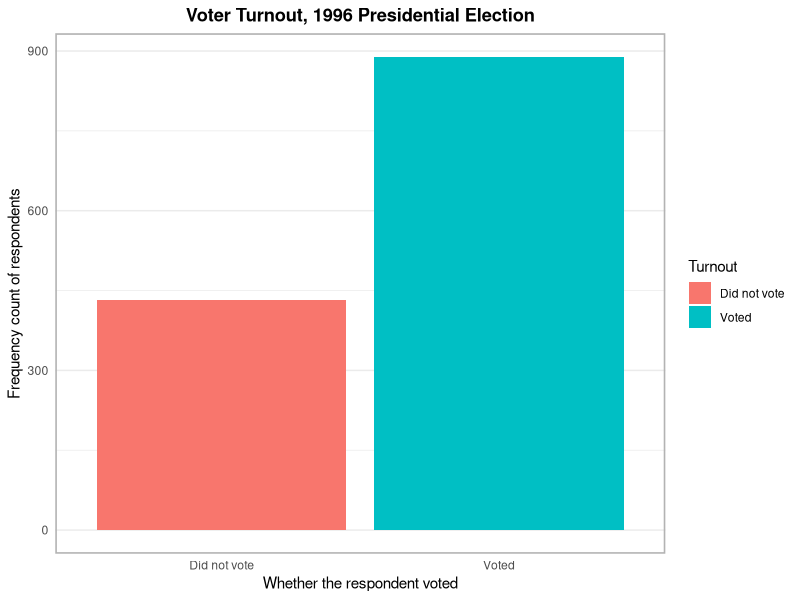
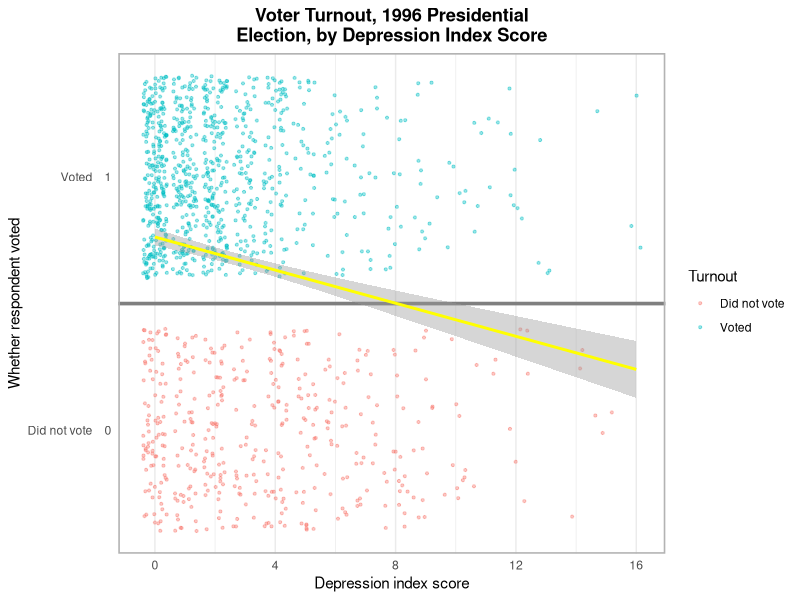
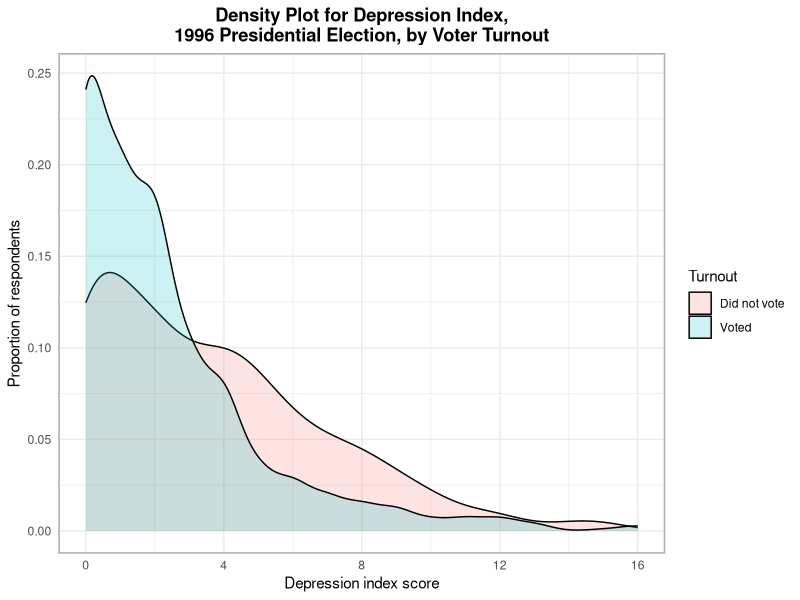
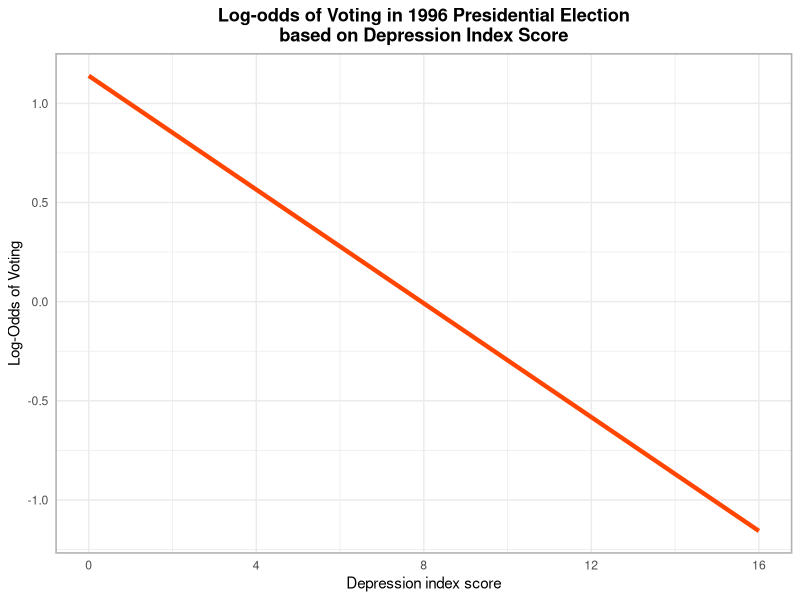
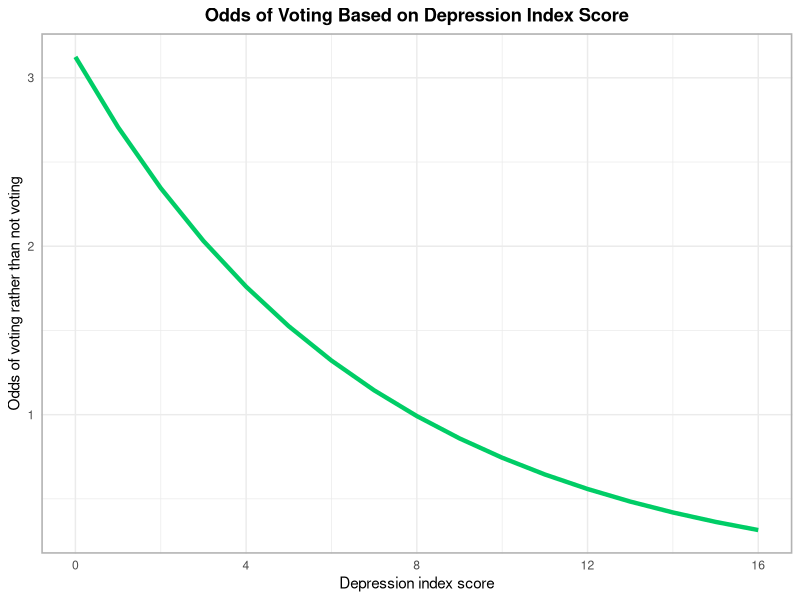
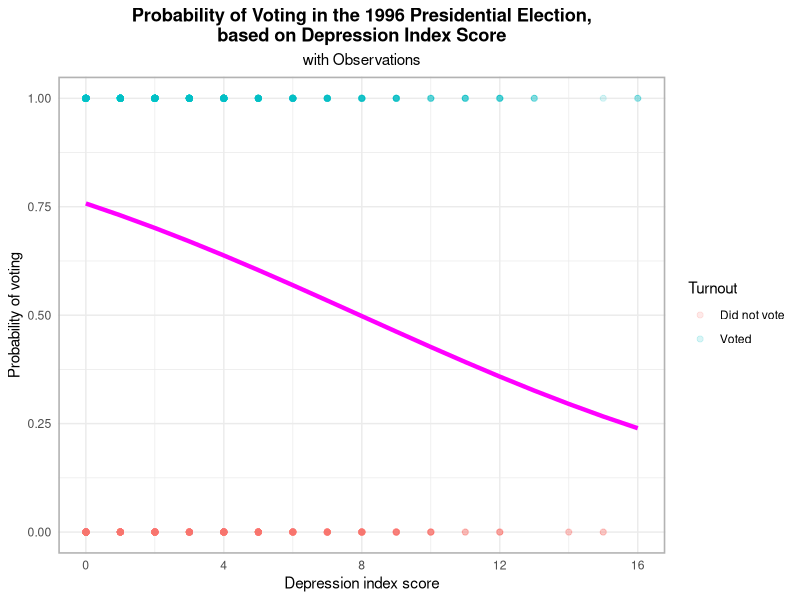

The R script that drew these images, in order: (Note: this script raises an error after producing the figures.)
## ---- chunk 1
knitr::opts_chunk$set(cache = TRUE)

library(ggplot2)
library(dplyr)
library(tidyr)
library(tidyverse)
library(modelr)
library(broom)
library(forcats)
library(caret)
library(pROC)

options(na.action = na.warn)
set.seed(1234)

theme_set(theme_minimal())

options(warn=-1)
## ---- chunk 2
df = read.csv('data/mental_health.csv')
df = df[(!is.na(df$vote96) & !is.na(df$mhealth_sum)), ]
df$Turnout = factor(df$vote96, labels = c("Did not vote", "Voted"))
## ---- chunk 3
ggplot(df, aes(x=Turnout, fill=Turnout)) + geom_bar() +
       ylab("Frequency count of respondents") +
       xlab("Whether the respondent voted") +
       ggtitle("Voter Turnout, 1996 Presidential Election") +
       theme(plot.title = element_text(hjust = 0.5, face="bold"),
       panel.grid.major.x = element_blank(), panel.grid.minor.x = element_blank(),
       panel.border = element_rect(linetype = "solid", color = "grey70", fill=NA, size=1.1)) +
       scale_y_continuous(breaks = c(0,300,600,900))
## ---- chunk 4

ggplot(df, aes(x=mhealth_sum, y=vote96)) + 
       geom_point(aes(color=Turnout), size=.75, alpha=.4, position="jitter") + 
       geom_hline(aes(yintercept=.5), size=1.25, color = "grey50") + 
       geom_smooth(method = "lm", color = "yellow") + 
       xlab("Depression index score") + ylab("Whether respondent voted") + 
       ggtitle("Voter Turnout, 1996 Presidential\nElection, by Depression Index Score") +
       theme(plot.title = element_text(hjust = 0.5, face="bold"),
       panel.grid.major.y = element_blank(), panel.grid.minor.y = element_blank(),
       panel.border = element_rect(linetype = "solid", color = "grey70", fill=NA, size=1.1)) + 
       scale_x_continuous(breaks = c(0,4,8,12,16)) +
       scale_y_continuous(breaks=0:1, labels = c("Did not vote    0","Voted    1"))
## ---- chunk 5

ggplot(df, aes(mhealth_sum, fill = Turnout)) + geom_density(alpha = 0.2) + 
       xlab("Depression index score") + ylab("Proportion of respondents") + 
       ggtitle("Density Plot for Depression Index,\n1996 Presidential Election, by Voter Turnout") +
       theme(plot.title = element_text(hjust = 0.5, face="bold"),
             panel.border = element_rect(linetype = "solid", color = "grey70", fill=NA, size=1.1)) +
       scale_x_continuous(breaks = c(0,4,8,12,16))
## ---- chunk 6

PRE = function(model){
  y = model$y
  y.hat = round(model$fitted.values)
  
  E1 = sum(y != median(y))
  E2 = sum(y != y.hat)
  
  PRE = (E1 - E2) / E1
  return(PRE)
}

logit2prob = function(x){
  exp(x) / (1 + exp(x))
}

prob2odds = function(x){
  x / (1 - x)
}

prob2logodds = function(x){
  log(prob2odds(x))
}

calcodds = function(x){
  exp(int + coeff * x)
}

oddsratio = function(x,y){
  exp(coeff * (x - y))
}

calcprob = function(x){
  exp(int + coeff * x) / (1 + exp(int + coeff * x))
}

firstdifference = function(x,y){
  calcprob(y) - calcprob(x)
}

threshold_compare = function(thresh, dataframe, model){
  pred <- dataframe %>%
          add_predictions(model) %>%
          mutate(pred = logit2prob(pred),
          pred = as.numeric(pred > thresh))
  
  cm = confusionMatrix(pred$pred, pred$vote96, dnn = c("Prediction", "Actual"), positive = '1')

  data_frame(threshold = thresh,
             sensitivity = cm$byClass[["Sensitivity"]],
             specificity = cm$byClass[["Specificity"]],
             accuracy = cm$overall[["Accuracy"]])
}
## ---- chunk 7

logit_voted_depression = glm(vote96 ~ mhealth_sum, family = binomial, data=df)
summary(logit_voted_depression)
## ---- chunk 8

int = tidy(logit_voted_depression)[1,2]
coeff = tidy(logit_voted_depression)[2,2]

voted_depression_pred = df %>%
                        add_predictions(logit_voted_depression) %>%
                        mutate(prob = logit2prob(pred)) %>%
                        mutate(odds = prob2odds(prob))

voted_depression_accuracy = df %>%
                            add_predictions(logit_voted_depression) %>%
                            mutate(pred = logit2prob(pred),
                            pred = as.numeric(pred > .5))
## ---- chunk 9

ggplot(voted_depression_pred, aes(mhealth_sum, pred)) +
       geom_line(color="orangered1", size=1.5) +
       labs(title = "Log-odds of Voting in 1996 Presidential Election\nbased on Depression Index Score",
            x = "Depression index score",
            y = "Log-Odds of Voting") + 
       theme(plot.title = element_text(hjust = 0.5, face="bold"),
             panel.border = element_rect(linetype = "solid", color = "grey70", fill=NA, size=1.1)) +
       scale_x_continuous(breaks = c(0,4,8,12,16))
## ---- chunk 10
#$$
#Odds\_of\_voting = \frac{p(depression\_index\_score)}{1 - p(depression\_index\_score)} = e^{1.13921 - (0.1434752 \times depression\_index\_score)}
#$$
## ---- chunk 11
ggplot(voted_depression_pred, aes(mhealth_sum, odds)) +
       geom_line(color = "springgreen3", size = 1.5) +
       labs(title = "Odds of Voting Based on Depression Index Score",
            x = "Depression index score",
            y = "Odds of voting rather than not voting") +
       theme(plot.title = element_text(hjust = 0.5, face="bold"),
             panel.border = element_rect(linetype = "solid", color = "grey70", fill=NA, size=1.1)) +
       scale_x_continuous(breaks = c(0,4,8,12,16))
## ---- chunk 12

ggplot(voted_depression_pred, aes(x=mhealth_sum, y=vote96)) + 
       geom_point(aes(color=Turnout), size=1.75, alpha=.15) + 
       geom_line(aes(y = prob), color = "magenta", size = 1.5) +
       labs(title = "Probability of Voting in the 1996 Presidential Election,\nbased on Depression Index Score",
            subtitle = "with Observations",
            x = "Depression index score",
            y = "Probability of voting") +
       theme(plot.title = element_text(hjust = 0.5, face="bold"),
             plot.subtitle = element_text(hjust = 0.5),
             panel.border = element_rect(linetype = "solid", color = "grey70", fill=NA, size=1.1)) +
       scale_x_continuous(breaks = c(0,4,8,12,16))
## ---- chunk 13

ar = mean(voted_depression_accuracy$vote96 == voted_depression_accuracy$pred, na.rm = TRUE)

uc = median(df$vote96)

cm.5_voted_depression <- confusionMatrix(voted_depression_accuracy$pred, voted_depression_accuracy$vote96,
                         dnn = c("Prediction", "Actual"), positive = '1')

cm.5_table = cm.5_voted_depression$table

actlpos = cm.5_table[1,2] + cm.5_table[2,2]
predposcrrct = cm.5_table[2,2]

actlneg = cm.5_table[1,1] + cm.5_table[2,1]
prednegcrrct = cm.5_table[1,1]

tpr.notes =  predposcrrct / actlpos
tnr.notes =  prednegcrrct / actlneg

tpr.cm.5 = sum(cm.5_voted_depression$byClass[1])
tnr.cm.5 = sum(cm.5_voted_depression$byClass[2])

threshold_x = seq(0, 1, by = .001) %>%
              map_df(threshold_compare, df, logit_voted_depression)

auc_x_voted_depression <- auc(df$vote96, voted_depression_pred$prob)
## ---- chunk 14

threshold_x %>% gather(measure, value, -threshold) %>%
            mutate(measure = factor(measure, labels = c("Accuracy", "Sensitivity (TPR)",
            "Specificity (TNR)"))) %>%
            ggplot(aes(threshold, value, color = measure, linetype = measure)) +
            geom_line() +
            labs(x = "Threshold", y = "Rate", color = "Measure", linetype = "Measure",
                 title =  "Accuracy, Sensitivity, & Specificity\nRates at Varying Thresholds") +
            theme(plot.title = element_text(hjust = 0.5, face="bold"),
            plot.subtitle = element_text(hjust = 0.5),
            panel.border = element_rect(linetype = "solid", color = "grey70", fill=NA, size=1.1))
## ---- chunk 15

ggplot(threshold_x, aes(1 - specificity, sensitivity)) +
       geom_line(color="darkturquoise", size=1.5) +
       geom_abline(slope = 1, linetype = 5, color = "deeppink", size=1.5) +
       labs(title =  "ROC Curve:  Voting Behavior, 1996,\nas predicted by Depression Index Score",
            x = "False Positive Rate (1 - Specificity)",
            y = "True Positive Rate (Sensitivity)") +
            theme(plot.title = element_text(hjust = 0.5, face="bold"),
            plot.subtitle = element_text(hjust = 0.5),
            panel.border = element_rect(linetype = "solid", color = "grey70", fill=NA, size=1.1))
## ---- chunk 16
#$$
#Pr(Y_i = y_i|\pi_i) = \pi_i^{y_i}(1-\pi_i)^{(1-y_i)}
#$$
## ---- chunk 17
#$$
#g(\pi_i) \equiv \eta_i = \beta_0 + \beta_1DepressionIndexScore_i + \beta_2Age_i + \beta_3Income10K_i
#$$
## ---- chunk 18
#$$
#\pi_i = \frac{e^{\eta_i}}{1 + e^{\eta_i}}
#$$
## ---- chunk 19

logit_voted_mv = glm(vote96 ~ mhealth_sum + age + inc10, family = binomial, data=df)
summary(logit_voted_mv)
## ---- chunk 20

b0_mv = tidy(logit_voted_mv)[1,2]
b1_mv = tidy(logit_voted_mv)[2,2]
b2_mv = tidy(logit_voted_mv)[3,2]
b3_mv = tidy(logit_voted_mv)[4,2]

voted_mv_pred = df[(!is.na(df$age) & !is.na(df$inc10)), ] %>%
                data_grid(mhealth_sum, age = c(25,65), inc10 = c(5,10,15)) %>%
                add_predictions(logit_voted_mv) %>%
                mutate(prob = logit2prob(pred)) %>%
                mutate(odds = prob2odds(prob)) %>%
                mutate(age = factor(age, levels = c(25, 65), labels = c("Younger", "Older")),
                       inc10 = factor(inc10, levels = c(5, 10, 15),
                                       labels = c("Low income", "Medium income", "High income")))# %>%
                #mutate(age_inc = interaction(factor(age), factor(inc10)))
  
voted_mv_accuracy <- df[(!is.na(df$age) & !is.na(df$inc10)), ] %>%
                     add_predictions(logit_voted_mv) %>%
                     mutate(pred = logit2prob(pred),
                     pred = as.numeric(pred > .5))
## ---- chunk 21

calcodds_mv = function(mhealth,age,income10K){
  exp(b0_mv + b1_mv * mhealth + b2_mv * age + b3_mv * income10K)
  }

oddsratio_mv = function(x,y,n){
  if (n == 1){
    exp(b1_mv * (x - y))
  }
  else if (n == 2){
    exp(b2_mv * (x - y))
  }
  else if (n == 3){
    exp(b3_mv * (x - y))
  }
}

calcprob_mv = function(mhealth,age,income10K){
  power = b0_mv + b1_mv * mhealth + b2_mv * age + b3_mv * income10K
  exp(power) / (1 + exp(power))
}


firstdifference_mv = function(x,y,n){
  mh_med = median(df$mhealth_sum, na.rm = TRUE)
  age_med = median(df$age, na.rm = TRUE)
  inc_med = median(df$inc10, na.rm = TRUE)
  if(n == 3){
      calcprob_mv(mh_med,age_med,y) - calcprob_mv(mh_med,age_med,x)
  }
  else if (n == 1){
      calcprob_mv(y,age_med,inc_med) - calcprob_mv(x,age_med,inc_med)
  }
  else if(n == 2)
      calcprob_mv(mh_med,y,inc_med) - calcprob_mv(mh_med,x,inc_med)
  }
## ---- chunk 22

ggplot(voted_mv_pred, aes(mhealth_sum, pred)) +
       geom_line(size=1.5, aes(linetype=age, color=inc10)) +
       labs(title = "Predicted Log-odds of Voting in 1996 Presidential Election\nbased on Depression Index Score, Age, & Income",
            x = "Depression index score",
            y = "Predicted Log-Odds of Voting") + scale_color_discrete(name="Income") + scale_linetype(name="Age")+ 
       theme(plot.title = element_text(hjust = 0.5, face="bold"),
             panel.border = element_rect(linetype = "solid", color = "grey70", fill=NA, size=1.1)) +
       scale_x_continuous(breaks = c(0,4,8,12,16))
## ---- chunk 23
ggplot(voted_mv_pred, aes(mhealth_sum, odds, color =inc10)) +
       geom_line(size = 1.5, aes(linetype=age)) +
       labs(title = "Predicted Odds of Voting in 1996 Presidential Election\nbased on Depression Index Score, Age, & Income",
            x = "Depression index score",
            y = "Predicted odds of voting rather than not voting") + scale_color_discrete(name="Income") + scale_linetype(name="Age") + 
       theme(plot.title = element_text(hjust = 0.5, face="bold"),
             panel.border = element_rect(linetype = "solid", color = "grey70", fill=NA, size=1.1)) +
       scale_x_continuous(breaks = c(0,4,8,12,16)) + scale_y_continuous(breaks = c(0,4,8,12,16, 20, 24, 28))
## ---- chunk 24

ggplot(voted_mv_pred, aes(x=mhealth_sum, y=prob, color = inc10)) + 
       geom_line(size = 1.5, aes(linetype=age)) +
       labs(title = "Probability of Voting in 1996 Presidential Election\nbased on Depression Index Score, Age, & Income",
            x = "Depression index score",
            y = "Probability of voting") + scale_color_discrete(name="Income") + scale_linetype(name="Age") + 
       theme(plot.title = element_text(hjust = 0.5, face="bold"),
             panel.border = element_rect(linetype = "solid", color = "grey70", fill=NA, size=1.1)) + ylim(0,1) +
       scale_x_continuous(breaks = c(0,4,8,12,16))
## ---- chunk 25

ar_mv = mean(voted_mv_accuracy$vote96 == voted_mv_accuracy$pred, na.rm = TRUE)

uc_mv = median(voted_mv_accuracy$vote96)

cm.5_mv = confusionMatrix(voted_mv_accuracy$pred, voted_mv_accuracy$vote96,
                         dnn = c("Prediction", "Actual"), positive = '1')

cm.5_mv_table = cm.5_mv$table

actlpos_mv = cm.5_mv_table[1,2] + cm.5_mv_table[2,2]
predposcrrct_mv = cm.5_mv_table[2,2]

actlneg_mv = cm.5_mv_table[1,1] + cm.5_mv_table[2,1]
prednegcrrct_mv = cm.5_mv_table[1,1]

tpr.notes_mv =  predposcrrct_mv / actlpos_mv
tnr.notes_mv =  prednegcrrct_mv / actlneg_mv

tpr.cm.5_mv = sum(cm.5_mv$byClass[1])
tnr.cm.5_mv = sum(cm.5_mv$byClass[2])

threshold_x_mv = seq(0, 1, by = .001) %>%
                 map_df(threshold_compare, df, logit_voted_mv)


auc_x_voted_mv = auc(voted_mv_accuracy$vote96, voted_mv_accuracy$pred)
## ---- chunk 26

threshold_x_mv %>% gather(measure, value, -threshold) %>%
                   mutate(measure = factor(measure, labels = c("Accuracy", "Sensitivity (TPR)",
                   "Specificity (TNR)"))) %>%
                   ggplot(aes(threshold, value, color = measure, linetype = measure)) +
                   geom_line() +
                   labs(x = "Threshold", y = "Rate", color = "Measure", linetype = "Measure",
                   title =  "Accuracy, Sensitivity, & Specificity\nRates at Varying Thresholds") +
                   theme(plot.title = element_text(hjust = 0.5, face="bold"),
                   plot.subtitle = element_text(hjust = 0.5),
                   panel.border = element_rect(linetype = "solid", color = "grey70", fill=NA, size=1.1))
## ---- chunk 27

ggplot(threshold_x_mv, aes(1 - specificity, sensitivity)) +
       geom_line(color="darkturquoise", size=1.5) +
       geom_abline(slope = 1, linetype = 5, color = "deeppink", size=1.5) +
       labs(title =  "ROC Curve:  Voting Behavior, 1996, as predicted by\nDepression Index Score, Age, and Income",
            x = "False Positive Rate (1 - Specificity)",
            y = "True Positive Rate (Sensitivity)") +
            theme(plot.title = element_text(hjust = 0.5, face="bold"),
            plot.subtitle = element_text(hjust = 0.5),
            panel.border = element_rect(linetype = "solid", color = "grey70", fill=NA, size=1.1))
## ---- chunk 28
df2 = read.csv('data/gss2006.csv')
df2 = df2[(!is.na(df2$tvhours) & !is.na(df2$hrsrelax) & !is.na(df2$social_connect)), ]
df2$social_connect = factor(df2$social_connect, labels = c("Low", "Medium", "High"))
## ---- chunk 29
#$$
#P(Y_i = y_i|\mu) = \frac{\mu^ke^{-y_i}}{y_i!}
#$$
## ---- chunk 30
#$$
#\eta_i = \beta_0 + \beta_1HoursRelax_i + \beta_2SocialConnect_i
#$$
## ---- chunk 31
#$$
#\mu_i = ln(\eta_i)
#$$
## ---- chunk 32

poisson_tv <- glm(tvhours ~ hrsrelax + social_connect, family = "poisson", data = df2)
summary(poisson_tv)
## ---- chunk 33
df2 %>%
  data_grid(hrsrelax, social_connect) %>%
  add_predictions(poisson_tv) %>%
  ggplot(aes(hrsrelax, pred, color=social_connect)) +
  geom_line(size = 1.5) +
  labs(title =  "Television Consumption (Log-Hours) as Predicted\nby Hours of Relaxation and Social Connectedness",
            x = "Hours of relaxation",
            y = "Predicted log-count of television hours") + 
            theme(plot.title = element_text(hjust = 0.5, face="bold"),
            plot.subtitle = element_text(hjust = 0.5),
            panel.border = element_rect(linetype = "solid", color = "grey70", fill=NA, size=1.1)) +
            scale_color_discrete(name="Social Connectedness") + 
            scale_x_continuous(breaks = c(0,6,12,18,24))
## ---- chunk 34
df2 %>%
  data_grid(hrsrelax, social_connect) %>%
  add_predictions(poisson_tv) %>%
  mutate(pred = exp(pred)) %>%
  ggplot(aes(hrsrelax, pred, color=social_connect)) +
  geom_line(size=1.5) +
  labs(title =  "Television Consumption (Hours) as Predicted\nby Hours of Relaxation and Social Connectedness",
       x = "Hours of relaxation",
       y = "Predicted count of television hours") + 
       theme(plot.title = element_text(hjust = 0.5, face="bold"),
       plot.subtitle = element_text(hjust = 0.5),
       panel.border = element_rect(linetype = "solid", color = "grey70", fill=NA, size=1.1)) +
       scale_color_discrete(name="Social Connectedness") + 
       scale_x_continuous(breaks = c(0,6,12,18,24))
## ---- chunk 35

quasipoisson_tv <- glm(tvhours ~ hrsrelax + social_connect, family = "quasipoisson", data = df2)
summary(quasipoisson_tv)
